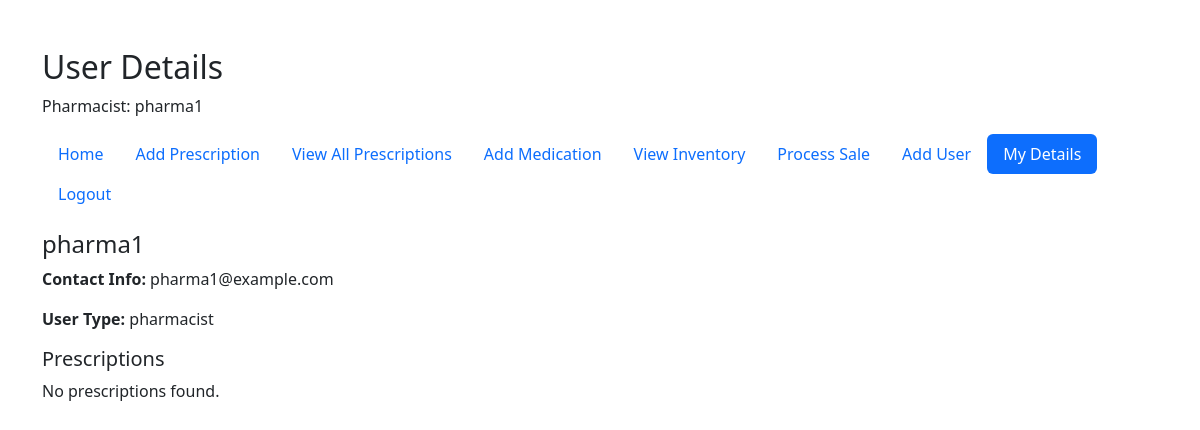
Page /pharmacyServer.php?action=viewUserDetails (signed in) on the committed database.
### tables this page shows
CREATE TABLE Users (
    userId INT NOT NULL UNIQUE AUTO_INCREMENT,
    userName VARCHAR(45) NOT NULL UNIQUE,
    contactInfo VARCHAR(200),
    userType ENUM('pharmacist', 'patient') NOT NULL,
    password VARCHAR(255) NOT NULL,
    PRIMARY KEY (userId)
);

### pharmacyDatabase.php (called while the page is built, shortened)
<?php
class PharmacyDatabase {
    private $host = "localhost";
    private $port = "3307";
    private $database = "pharmacy_portal_db";
    private $user = "root";
    private $password = "";
    private $connection;
    private function connect() {
        $this->connection = new mysqli($this->host, $this->user, $this->password, $this->database, $this->port);
    }
    public function getUserDetails($userId) {
        $stmt = $this->connection->prepare(
            "SELECT u.userId, u.userName, u.contactInfo, u.userType,
                    p.prescriptionId, p.prescribedDate, p.dosageInstructions, p.quantity, p.refillCount,
                    m.medicationName, m.dosage
             FROM Users u
             LEFT JOIN Prescriptions p ON u.userId = p.userId
             LEFT JOIN Medications m ON p.medicationId = m.medicationId
             WHERE u.userId = ?"
        );
        $stmt->bind_param("i", $userId);
        $stmt->execute();
        $result = $stmt->get_result()->fetch_all(MYSQLI_ASSOC);
        return $result;
    }
}
?>

### templates/viewUserDetails.php (the view, shortened to what this page needs)
<!DOCTYPE html>
<html lang="en">
<head>
    <link href="https://cdn.jsdelivr.net/npm/bootstrap@5.3.0/dist/css/bootstrap.min.css" rel="stylesheet">
</head>
<body>
    <div class="container mt-5">
        <h2>User Details</h2>
        <p><?php echo htmlspecialchars($_SESSION['userType'] === 'pharmacist' ? 'Pharmacist' : 'Patient'); ?>: <?php echo htmlspecialchars($_SESSION['userName']); ?></p>
        <nav class="mb-3">
            <ul class="nav nav-pills">
                <?php if ($_SESSION['userType'] === 'pharmacist'): ?>
                    <li class="nav-item"><a href="?action=pharmacist_home" class="nav-link">Home</a></li>
                    <li class="nav-item"><a href="?action=addPrescription" class="nav-link">Add Prescription</a></li>
                    <li class="nav-item"><a href="?action=viewPrescriptions" class="nav-link">View All Prescriptions</a></li>
                    <li class="nav-item"><a href="?action=addMedication" class="nav-link">Add Medication</a></li>
                    <li class="nav-item"><a href="?action=viewInventory" class="nav-link">View Inventory</a></li>
                    <li class="nav-item"><a href="?action=processSale" class="nav-link">Process Sale</a></li>
                    <li class="nav-item"><a href="?action=addUser" class="nav-link">Add User</a></li>
                    <li class="nav-item"><a href="?action=viewUserDetails" class="nav-link active">My Details</a></li>
                    <li class="nav-item"><a href="?action=logout" class="nav-link">Logout</a></li>
                <?php endif; ?>
            </ul>
        </nav>
        <?php if (!empty($userDetails)): ?>
            <h4><?php echo htmlspecialchars($userDetails[0]['userName']); ?></h4>
            <p><strong>Contact Info:</strong> <?php echo htmlspecialchars($userDetails[0]['contactInfo']); ?></p>
            <p><strong>User Type:</strong> <?php echo htmlspecialchars($userDetails[0]['userType']); ?></p>
            <h5>Prescriptions</h5>
            <?php if (count($userDetails) > 0 && !empty($userDetails[0]['prescriptionId'])): ?>
                <table class="table table-striped">
                    <thead>
                        <tr>
                            <th>Prescription ID</th>
                            <th>Medication</th>
                            <th>Dosage</th>
                            <th>Date</th>
                            <th>Instructions</th>
                            <th>Quantity</th>
                            => <th>Refills</th>
                        </tr>
                    </thead>
                    <tbody>
                        <?php foreach ($userDetails as $detail): ?>
                            <?php if (!empty($detail['prescriptionId'])): ?>
                                <tr>
                                    <td><?php echo htmlspecialchars($detail['prescriptionId']); ?></td>
                                    <td><?php echo htmlspecialchars($detail['medicationName']); ?></td>
                                    <td><?php echo htmlspecialchars($detail['dosage']); ?></td>
                                    <td><?php echo htmlspecialchars($detail['prescribedDate']); ?></td>
                                    <td><?php echo htmlspecialchars($detail['dosageInstructions']); ?></td>
                                    <td><?php echo htmlspecialchars($detail['quantity']); ?></td>
                                    <td><?php echo htmlspecialchars($detail['refillCount']); ?></td>
                                </tr>
                            <?php endif; ?>
                        <?php endforeach; ?>
                    </tbody>
                </table>
            <?php else: ?>
                <p>No prescriptions found.</p>
            <?php endif; ?>
        <?php else: ?>
            <p>No user details found.</p>
        <?php endif; ?>
    </div>
</body>
</html>

### rows in the picture
users: userName "pharma1", contactInfo "pharma1@example.com", userType "pharmacist"

### other values in the picture
$_SESSION['userType'] === 'pharmacist' ? 'Pharmacist' : 'Patient' "Pharmacist"
$_SESSION['userName'] "pharma1"
